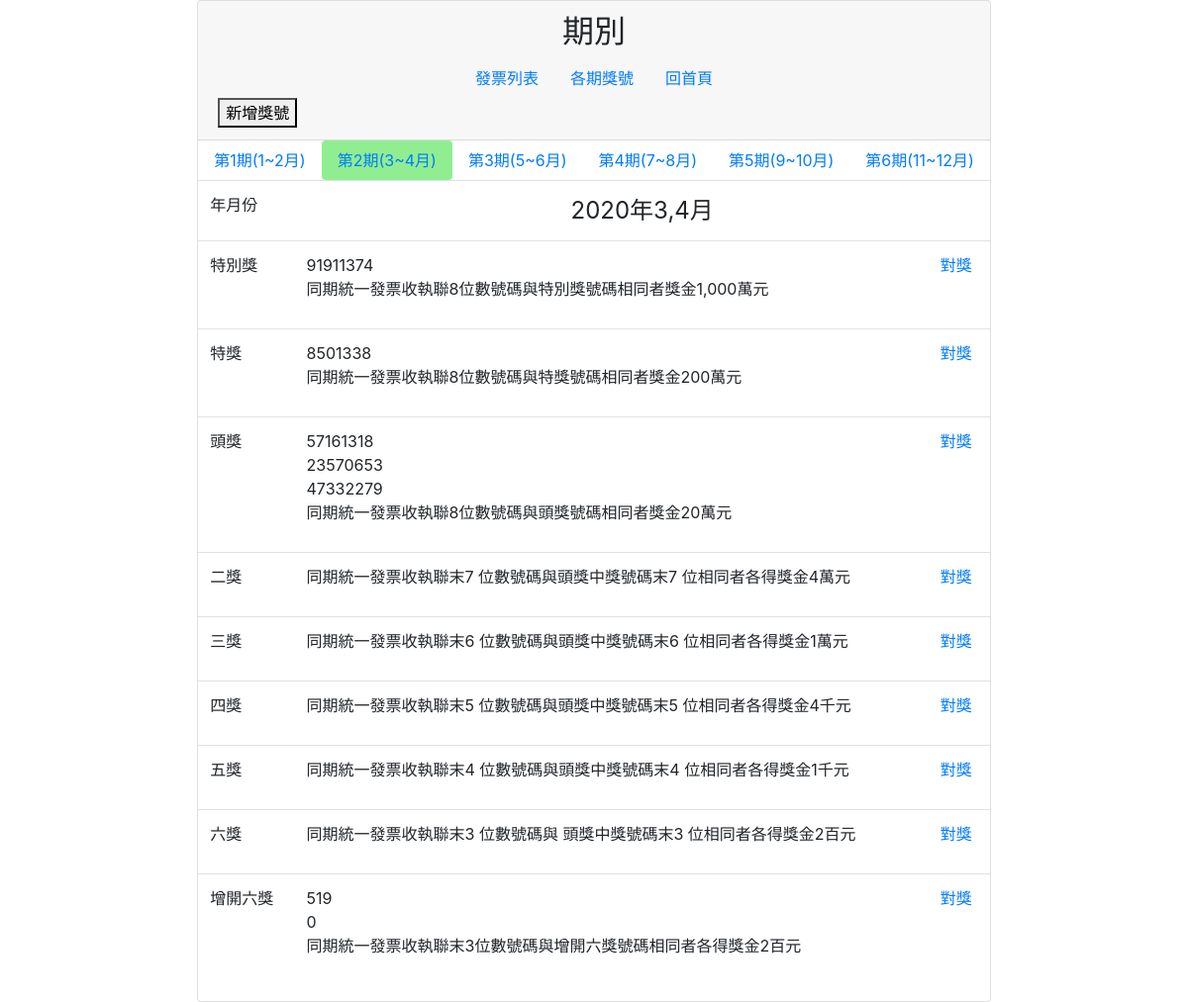
/invoice.php?period=2, run on the app's committed database.
### tables this page shows
CREATE TABLE `award_number` (
  `id` int(10) UNSIGNED NOT NULL COMMENT '流水號',
  `year` year(4) NOT NULL COMMENT '年',
  `period` tinyint(1) UNSIGNED NOT NULL COMMENT '期',
  `number` int(8) NOT NULL COMMENT '號碼',
  `type` tinyint(1) UNSIGNED NOT NULL COMMENT '獎別'
);

### com/base.php (called while the page is built, shortened)
<?php
$dsn="mysql:host=localhost;charset=utf8;dbname=invoice";
$pdo=new PDO($dsn,'root',"");
function all($table,...$arg){
    global $pdo;
    $sql="select * from $table ";
    if(isset($arg[0]) && is_array($arg[0])){
        $tmp=[];
        foreach($arg[0] as $key => $value){
            $tmp[]=sprintf("`%s`='%s'",$key,$value);
        }
        $sql=$sql." where " . implode(" && ",$tmp);
    }
    return $pdo->query($sql)->fetchAll();
}
function find($table,$arg){
    global $pdo;
    $sql="select * from $table ";
    if(is_array($arg)){
        $tmp=[];
        foreach($arg as $key => $value){
            $tmp[]=sprintf("`%s`='%s'",$key,$value);
        }
        $sql=$sql." where " . implode(" && ",$tmp);
    }else{
        $sql=$sql." where `id`='$arg'";
    }
    return $pdo->query($sql)->fetch(PDO::FETCH_ASSOC);
}
?>

### invoice.php (the view, shortened to what this page needs)
<?php include_once "./com/base.php";
$period=ceil(date("n")/2);
$monthStr=[
    '1'=>"1,2月",
    '2'=>"3,4月",
    '3'=>"5,6月",
    '4'=>"7,8月",
    '5'=>"9,10月",
    '6'=>"11,12月",
];
if(isset($_GET['period'])){
    $period=$_GET['period'];
}
$year=date("Y");
?>
<!DOCTYPE html>
<html lang="en">
<head>
    <link rel="stylesheet" href="plugin/bootstrap.min.css">
    <link rel="stylesheet" href="plugin/custom.css">
</head>
<body>
    <div class="card">
        <div class="card-header">
            <h2 style="text-align:center">期別</h2>
            <?php
                include_once "./include/header.php";
            ?>
            <a href="add_invoice.php"><button>新增獎號</button></a>
        </div>
        <div>
            <nav class="nav nav-pills flex-column flex-sm-row">
                <a class="flex-sm-fill text-sm-center nav-link" href="invoice.php?period=1"
                    style="background:<?=($period==1)?'lightgreen':'white';?>">第1期(1~2月)</a>
                <a class="flex-sm-fill text-sm-center nav-link" href="invoice.php?period=2"
                    style="background:<?=($period==2)?'lightgreen':'white';?>">第2期(3~4月)</a>
                <a class="flex-sm-fill text-sm-center nav-link" href="invoice.php?period=3"
                    style="background:<?=($period==3)?'lightgreen':'white';?>">第3期(5~6月)</a>
                <a class="flex-sm-fill text-sm-center nav-link" href="invoice.php?period=4"
                    style="background:<?=($period==4)?'lightgreen':'white';?>">第4期(7~8月)</a>
                <a class="flex-sm-fill text-sm-center nav-link" href="invoice.php?period=5"
                    style="background:<?=($period==5)?'lightgreen':'white';?>">第5期(9~10月)</a>
                <a class="flex-sm-fill text-sm-center nav-link" href="invoice.php?period=6"
                    style="background:<?=($period==6)?'lightgreen':'white';?>">第6期(11~12月)</a>
            </nav>
        </div>
        <?php
            $num1=find('award_number',['period'=>$period,'year'=>$year,'type'=>1]);
            $num2=find('award_number',['period'=>$period,'year'=>$year,'type'=>2]);
            $num3=all('award_number',['period'=>$period,'year'=>$year,'type'=>3]);
            $num4=all('award_number',['period'=>$period,'year'=>$year,'type'=>4]);
        ?>
        <div>
            <table class="table table-hover">
                <thead>
                    <tr>
                        <td>年月份</td>
                        <td  colspan="2" style="text-align:center;font-size:24px"><?=$year;?>年<?=$monthStr[$period];?></td>
                    </tr>
                </thead>
                <tbody>
                    <tr>
                        <td>特別獎</td>
                        <td><?php
                                if(!empty($num1['number'])){
                                    echo $num1['number'];
                                };
                            ?>
                            <P>同期統一發票收執聯8位數號碼與特別獎號碼相同者獎金1,000萬元</P>
                        </td>
                        <td><a href="award.php?aw=1&year=<?=$year;?>&period=<?=$period;?>">對獎</a></td>
                    </tr>
                    <tr>
                        <td>特獎</td>
                        <td><?php
                                if(!empty($num2['number'])){
                                    echo $num2['number'];
                                };
                            ?>
                            <P>同期統一發票收執聯8位數號碼與特獎號碼相同者獎金200萬元</P>
                        </td>
                        <td><a href="award.php?aw=2&year=<?=$year;?>&period=<?=$period;?>">對獎</a></td>
                    </tr>
                    <tr>
                        <td style="vertical-align-center">頭獎</td>
                        <td>
                            <?php
                                foreach($num3 as $num){
                                    echo $num['number'] . "<br>";
                                }
                            ?>
                            <P>同期統一發票收執聯8位數號碼與頭獎號碼相同者獎金20萬元</P>
                        </td>
                        <td><a href="award.php?aw=3&year=<?=$year;?>&period=<?=$period;?>">對獎</a></td>
                    </tr>
                    <tr>
                        <td>二獎</td>
                        <td>
                            <P>同期統一發票收執聯末7 位數號碼與頭獎中獎號碼末7 位相同者各得獎金4萬元</P>
                        </td>
                        <td><a href="award.php?aw=4&year=<?=$year;?>&period=<?=$period;?>">對獎</a></td>
                    </tr>
                    <tr>
                        <td>三獎</td>
                        <td>
                            <P>同期統一發票收執聯末6 位數號碼與頭獎中獎號碼末6 位相同者各得獎金1萬元</P>
                        </td>
                        <td><a href="award.php?aw=5&year=<?=$year;?>&period=<?=$period;?>">對獎</a></td>
                    </tr>
                    <tr>
                        <td>四獎</td>
                        <td>
                            <P>同期統一發票收執聯末5 位數號碼與頭獎中獎號碼末5 位相同者各得獎金4千元</P>
                        </td>
                        <td><a href="award.php?aw=6&year=<?=$year;?>&period=<?=$period;?>">對獎</a></td>
                    </tr>
                    <tr>
                        <td>五獎</td>
                        <td>
                            <P>同期統一發票收執聯末4 位數號碼與頭獎中獎號碼末4 位相同者各得獎金1千元</P>
                        </td>
                        <td><a href="award.php?aw=7&year=<?=$year;?>&period=<?=$period;?>">對獎</a></td>
                    </tr>
                    <tr>
                        <td>六獎</td>
                        <td>
                            <P>同期統一發票收執聯末3 位數號碼與 頭獎中獎號碼末3 位相同者各得獎金2百元</P>
                        </td>
                        <td><a href="award.php?aw=8&year=<?=$year;?>&period=<?=$period;?>">對獎</a></td>
                    </tr>
                    <tr>
                        <td>增開六獎</td>
                        <td>
                            <?php
                                foreach($num4 as $num){
                                    echo $num['number'] . "<br>";
                                }
                            ?>
                            <P>同期統一發票收執聯末3位數號碼與增開六獎號碼相同者各得獎金2百元</P>
                        </td>
                        <td><a href="award.php?aw=9&year=<?=$year;?>&period=<?=$period;?>">對獎</a></td>
                    </tr>
                </tbody>
            </table>
        </div>
    </div>
</body>
</html>

### data on the page
award_number: number "91911374"
award_number: number "8501338"
award_number: number "57161318"
award_number: number "23570653"
award_number: number "47332279"
award_number: number "519"
award_number: number "0"

### other printed values
$year "2020"
$monthStr[$period] "3,4月"
